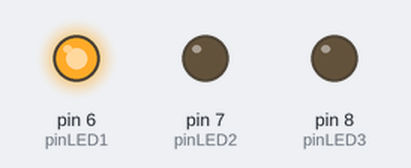
A sketch run on a simulated Arduino Uno, built with avr-gcc and run on an emulated ATmega328P. Shown: output pins drawn as LEDs (lit = HIGH).

Above: at 0.5 s.
At 1.5 s:
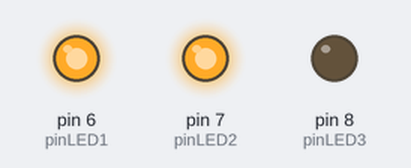
At 2.5 s:
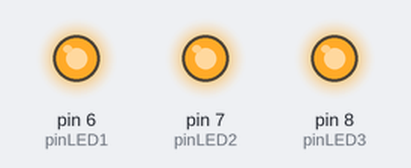
At 5.5 s:
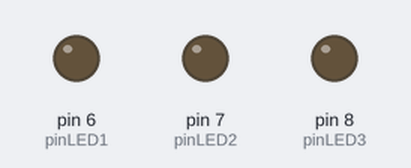
Timing chart, 0 to 7.8 s (numbered marks = the images above):
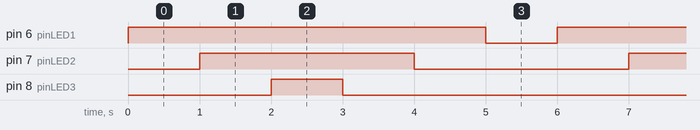

Measured:
- by itself, pin 6 (pinLED1): alternates HIGH for 5.0 s and LOW for 1.0 s
- by itself, pin 7 (pinLED2): alternates HIGH for 3.0 s and LOW for 3.0 s
- by itself, pin 8 (pinLED3): alternates HIGH for 1.0 s and LOW for 5.0 s

The sketch:

code.ino
```cpp
int pinLED1 = 6;
int pinLED2 = 7;
int pinLED3 = 8;

void setup() {
  pinMode(pinLED1, OUTPUT);
  pinMode(pinLED2, OUTPUT);
  pinMode(pinLED3, OUTPUT);
}

void loop() {
  digitalWrite(pinLED1, HIGH);
  delay(1000);
  digitalWrite(pinLED2, HIGH);
  delay(1000);
  digitalWrite(pinLED3, HIGH);
  delay(1000);

  digitalWrite(pinLED3, LOW);
  delay(1000);
  digitalWrite(pinLED2, LOW);
  delay(1000);
  digitalWrite(pinLED1, LOW);
  delay(1000);
  }
```
